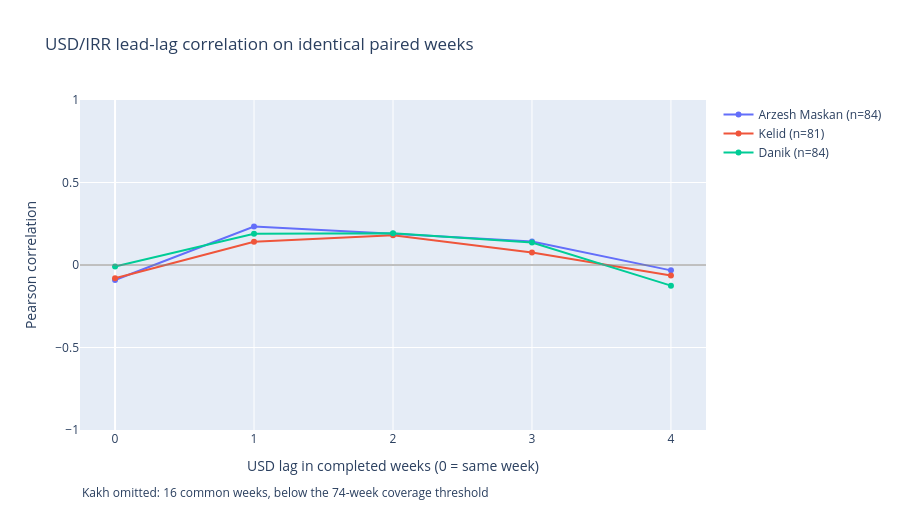

Write notebook code for a chart like this one.
### Code cell
lag_plot = lag_correlations.loc[lag_correlations.correlation.notna()].copy()
fig = go.Figure()
for fund in fund_order:
    sample = lag_plot.loc[lag_plot.fund == fund].sort_values('usd_lag_weeks')
    if sample.empty:
        continue
    count = int(sample.paired_weeks.iloc[0])
    fig.add_trace(go.Scatter(x=sample.usd_lag_weeks, y=sample.correlation, mode='lines+markers', name=f'{fund} (n={count})', customdata=sample[['first_pair_week', 'last_pair_week']].to_numpy(), hovertemplate='%{fullData.name}<br>USD lag: %{x} weeks<br>Pearson r: %{y:+.3f}<br>Paired dates: %{customdata[0]} to %{customdata[1]}<extra></extra>'))
fig.add_hline(y=0, line_color='gray', line_width=1)
fig.update_layout(title='USD/IRR lead-lag correlation on identical paired weeks', xaxis_title='USD lag in completed weeks (0 = same week)', yaxis_title='Pearson correlation', xaxis=dict(tickmode='linear', dtick=1), yaxis=dict(range=[-1, 1]), height=510)
fig.add_annotation(text='Kakh omitted: 16 common weeks, below the 74-week coverage threshold', xref='paper', yref='paper', x=0, y=-0.22, showarrow=False)
fig.show()

### Figure 1 — Plotly figure (JSON) as saved in the notebook; plotly's stock layout.template omitted (floating-point values rounded to 4 significant figures)
{"data": [{"customdata": [["2024-10-04", "2026-10-02"], ["2024-10-04", "2026-10-02"], ["2024-10-04", "2026-10-02"], ["2024-10-04", "2026-10-02"], ["2024-10-04", "2026-10-02"]], "hovertemplate": "%{fullData.name}<br>USD lag: %{x} weeks<br>Pearson r: %{y:+.3f}<br>Paired dates: %{customdata[0]} to %{customdata[1]}<extra></extra>", "mode": "lines+markers", "name": "Arzesh Maskan (n=84)", "type": "scatter", "x": [0, 1, 2, 3, 4], "y": [-0.09066, 0.2333, 0.1897, 0.1428, -0.03248]}, {"customdata": [["2024-10-25", "2026-10-02"], ["2024-10-25", "2026-10-02"], ["2024-10-25", "2026-10-02"], ["2024-10-25", "2026-10-02"], ["2024-10-25", "2026-10-02"]], "hovertemplate": "%{fullData.name}<br>USD lag: %{x} weeks<br>Pearson r: %{y:+.3f}<br>Paired dates: %{customdata[0]} to %{customdata[1]}<extra></extra>", "mode": "lines+markers", "name": "Kelid (n=81)", "type": "scatter", "x": [0, 1, 2, 3, 4], "y": [-0.0802, 0.1403, 0.1802, 0.07593, -0.0634]}, {"customdata": [["2024-10-04", "2026-10-02"], ["2024-10-04", "2026-10-02"], ["2024-10-04", "2026-10-02"], ["2024-10-04", "2026-10-02"], ["2024-10-04", "2026-10-02"]], "hovertemplate": "%{fullData.name}<br>USD lag: %{x} weeks<br>Pearson r: %{y:+.3f}<br>Paired dates: %{customdata[0]} to %{customdata[1]}<extra></extra>", "mode": "lines+markers", "name": "Danik (n=84)", "type": "scatter", "x": [0, 1, 2, 3, 4], "y": [-0.008879, 0.1898, 0.1925, 0.136, -0.125]}], "layout": {"annotations": [{"showarrow": false, "text": "Kakh omitted: 16 common weeks, below the 74-week coverage threshold", "x": 0, "xref": "paper", "y": -0.22, "yref": "paper"}], "height": 510, "shapes": [{"line": {"color": "gray", "width": 1}, "type": "line", "x0": 0, "x1": 1, "xref": "x domain", "y0": 0, "y1": 0, "yref": "y"}], "title": {"text": "USD/IRR lead-lag correlation on identical paired weeks"}, "xaxis": {"dtick": 1, "tickmode": "linear", "title": {"text": "USD lag in completed weeks (0 = same week)"}}, "yaxis": {"range": [-1, 1], "title": {"text": "Pearson correlation"}}}}
